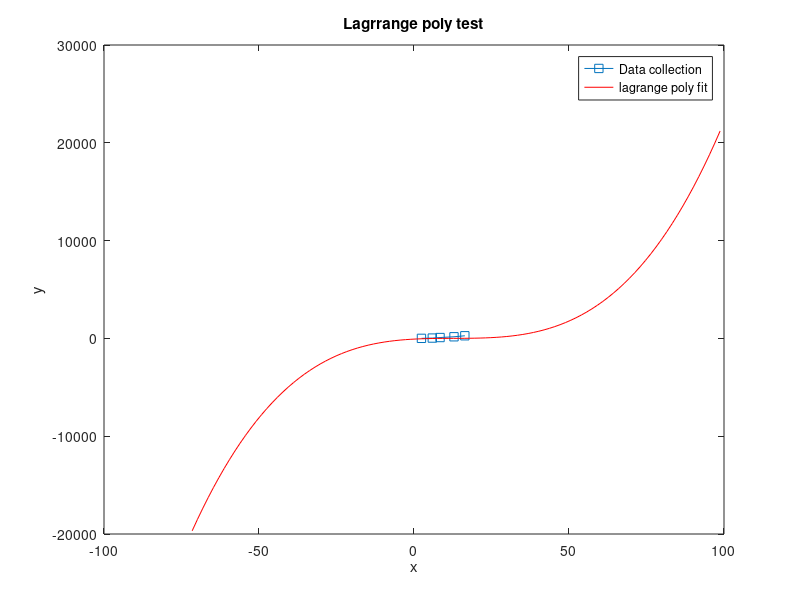

Here is the MATLAB script that generated this plot:
x = [2.4, 5.9, 8.4, 12.9, 16.4];
y = [5.76, 34.81, 88.36, 166.41, 268.96]

sum = 0;
for i = 1:length(x)
    p = 1;
    for j = 1:length(x)
        if j~= i
            c = poly(x(j))/(x(i) - x(j));
            p = conv(p, c);
        end
    end
    term = p*y(i);
    sum = sum + term;
end
disp(sum);

xx = linspace(min(sum), max(sum), 100);
yy = sum(1)*xx.^3 + sum(2)*xx.^2 + sum(3)*xx + sum(4);
plot(x, y, '-s')
hold on 
plot(xx, yy, '-r')
%plot(sum, '-o')
xlabel('x'), ylabel('y'), title('Lagrrange poly test')
legend('Data collection', 'lagrange poly fit', 'location', 'northeast')